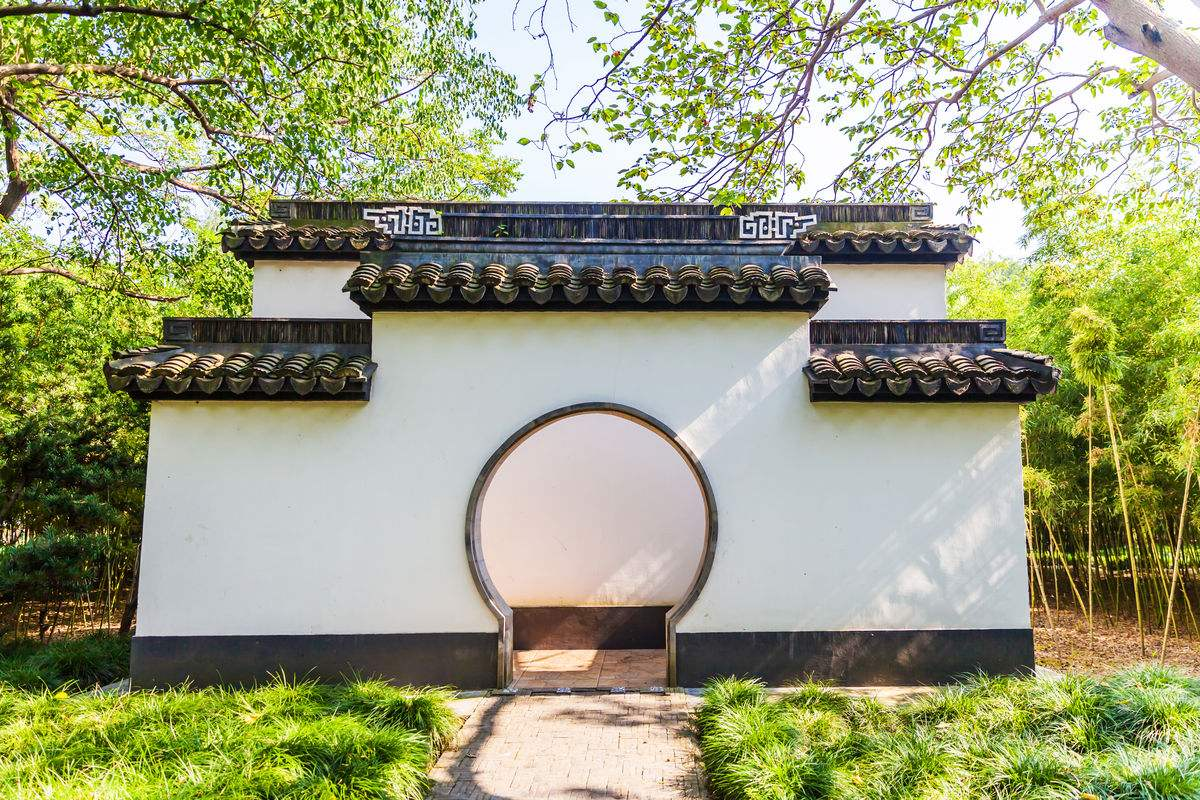
#> input picture Visual_quality_Assessment/horizontal_testImg/toilet.jpg, 1200 x 800 px, found by its file name
$ python openCV.py   (older library calls are emulated)
#> lines starting #> are read from the running program, lines starting #| are printed output that depends on the picture
# -*- coding: utf-8 -*-
"""
Created on Sat Aug 25 21:37:16 2018

@author: Ao
"""
import cv2
import numpy as np
import os

import matplotlib.pyplot as plt

rootDirectory = r'D:\python\Deng\Visual_quality_Assessment\horizontal_testImg'
inputImg_edge = r'D:\python\Deng\Visual_quality_Assessment\horizontal_testImg\toilet.jpg'
imgA=r'D:\python\Deng\Visual_quality_Assessment\horizontal_testImg\toilet.jpg'
imgB=r'D:\python\Deng\Visual_quality_Assessment\horizontal_testImg\tower.jpg'

#检测边
# [97 lines left out: functions edgeDetection, cornerDetection, siftDetection, starDetection, not called in this run]

#sift图像匹配
def matchSift(imgA,imgB):
    img1 = cv2.imread(imgA,0)
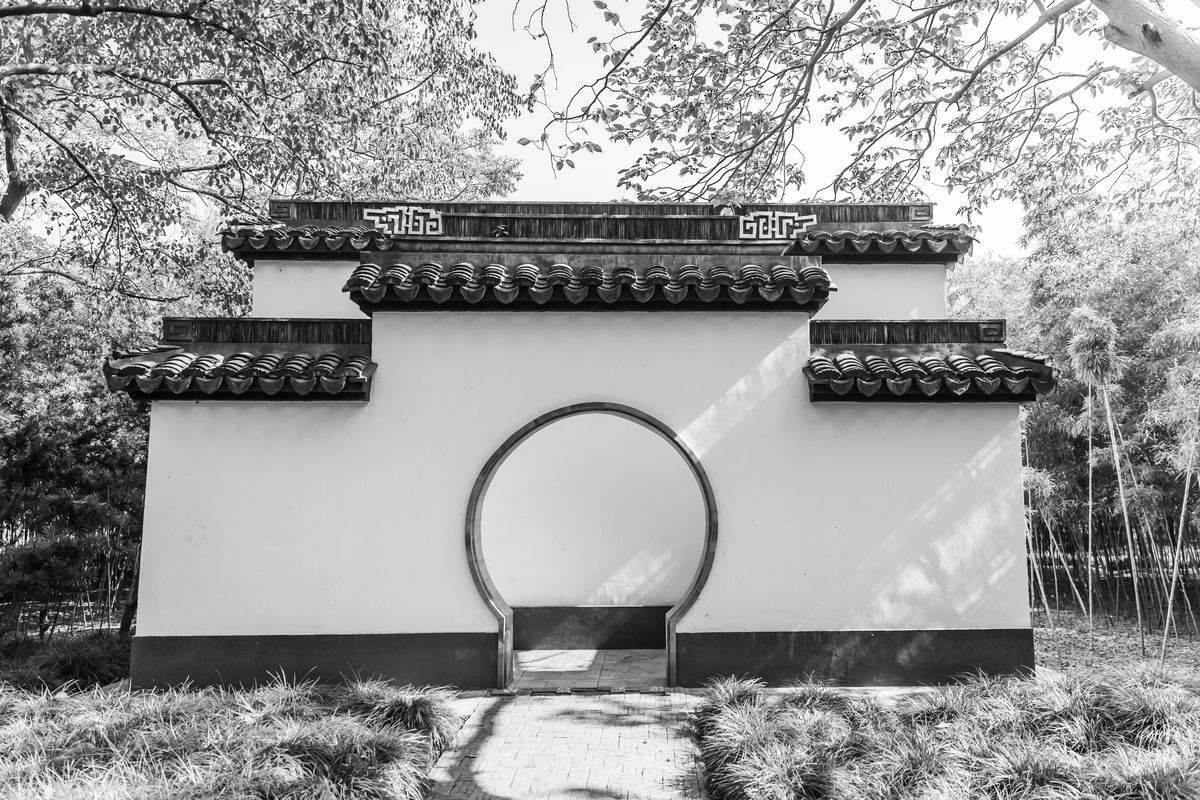
#> img1: shape (800, 1200); min 0, max 255, mean 152.6
    img2 = cv2.imread(imgB,0)
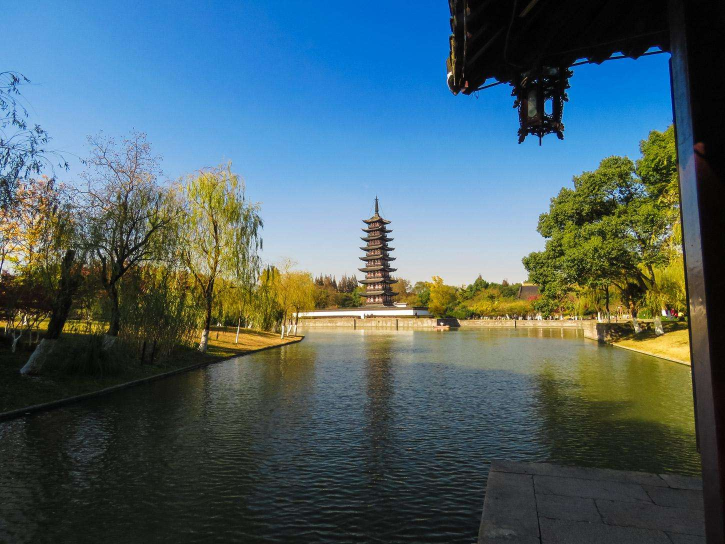
#> input picture Visual_quality_Assessment/horizontal_testImg/tower.jpg, 1450 x 1088 px, found by its file name (shown at 1/2 size)
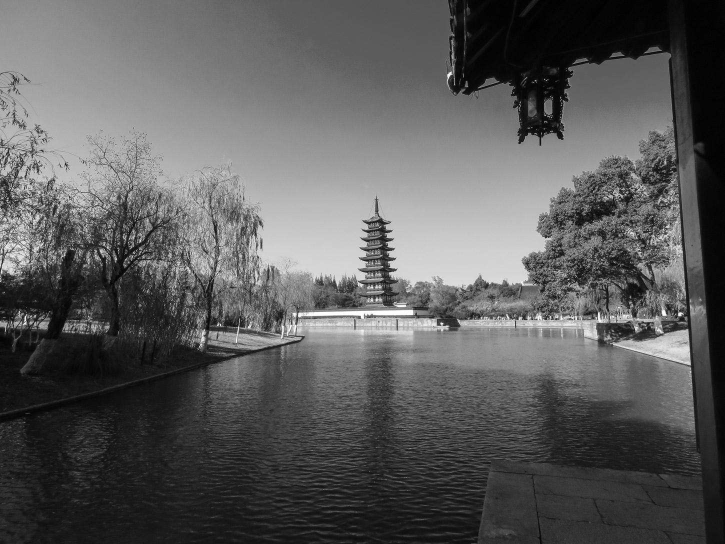
#> img2: shape (1088, 1450) (shown at 1/2 size); min 0, max 255, mean 92.1
    sift=cv2.xfeatures2d.SIFT_create()
    kp1,des1 = sift.detectAndCompute(img1,None)
#> kp1 = 9736 keypoints; strongest (x, y, size): (812, 220, 2.1), (384, 218, 2.7), (192, 22, 2.4), (773, 215, 2.3)
    kp2,des2 = sift.detectAndCompute(img2,None)
#> kp2 = 6401 keypoints; strongest (x, y, size): (1360, 628, 5.5), (62, 632, 1.9), (70, 631, 1.9), (883, 647, 3.4)
    bf = cv2.BFMatcher()
    matches = bf.knnMatch(des1, des2, k=2)
#> matches = 9736 matches
    """
    """
    print(type(matches),matches[:2],(matches[0][0].distance,matches[0][1].distance))
#> (printed output is left out)
    good = []
    for m,n in matches:
        if m.distance < 0.75*n.distance:
            good.append([m])
#> after the loop, good = 21 matches
    imgM = cv2.drawMatchesKnn(img1,kp1, img2,kp2,good[0:int(1*len(good))],None,flags=cv2.DRAW_MATCHES_FLAGS_DRAW_RICH_KEYPOINTS)
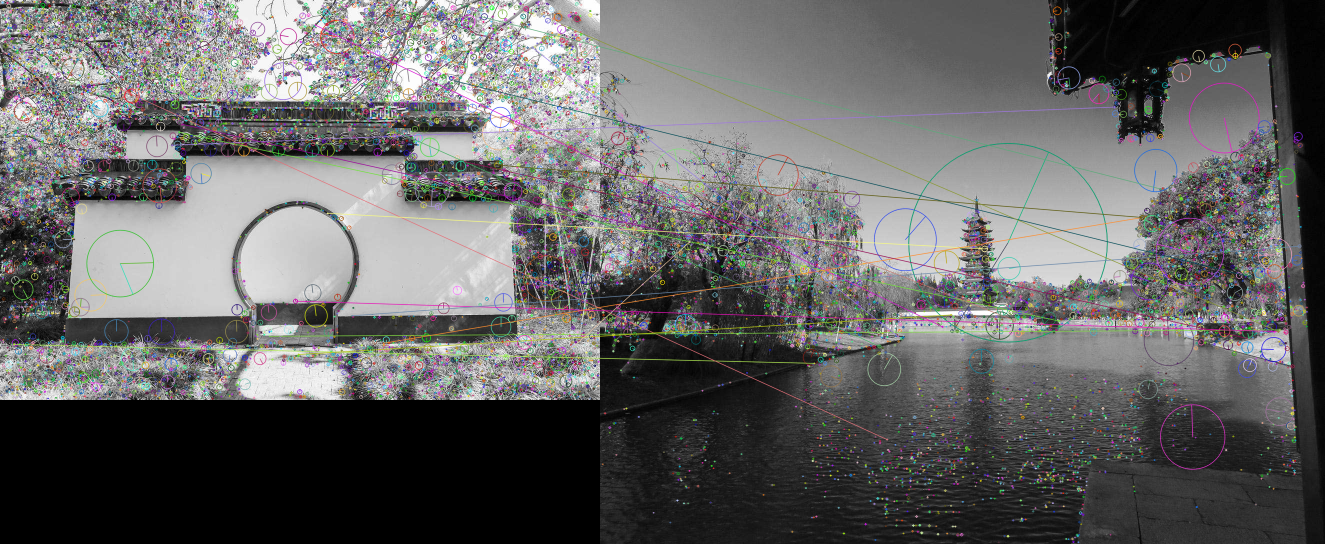
#> imgM: shape (1088, 2650, 3) (shown at 1/2 size); mean of channels 0, 1, 2 100.9, 101.2, 101.5; drawn as B, G, R
    fig, ax = plt.subplots(figsize=(50,30))
    ax.imshow(imgM),plt.show()


if __name__ == "__main__":
# [4 lines of commented-out code are left out]
    matchSift(imgA,imgB)
